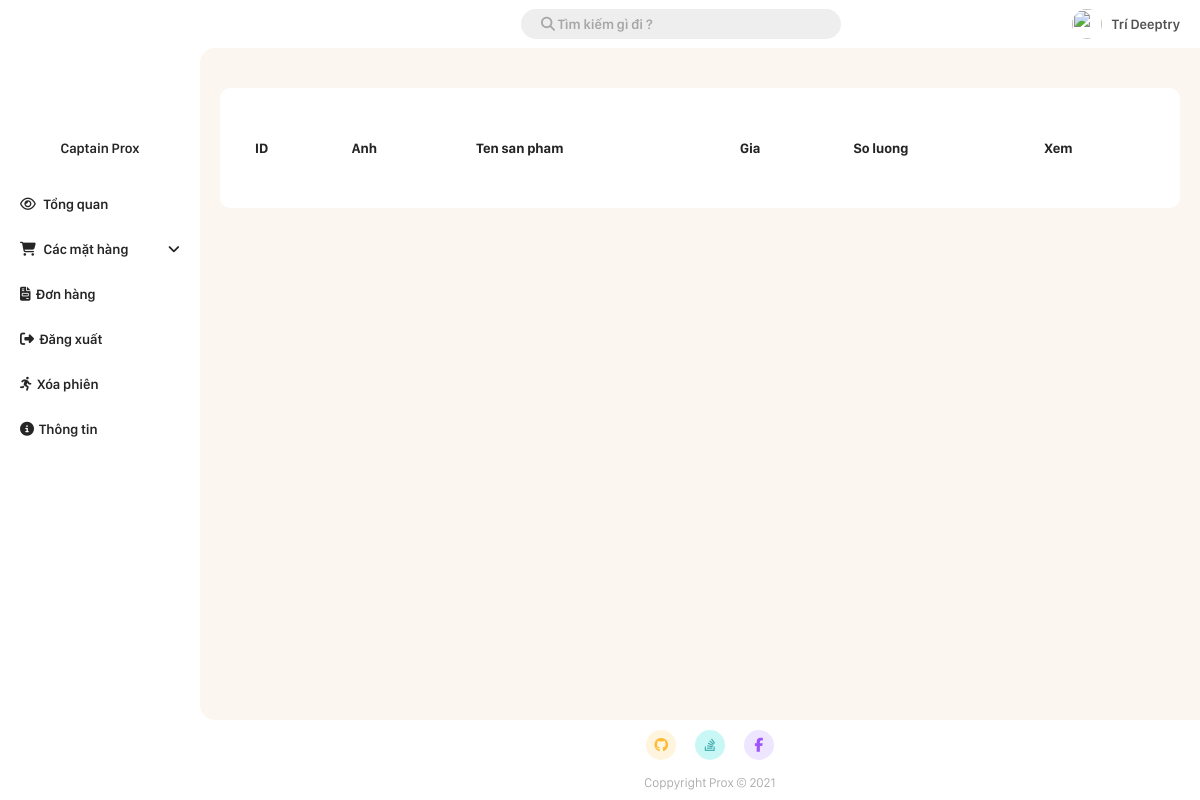
Page /Admin/view-infomation/manufacturer-info.php?id=3 (signed in) on the earlier database version.
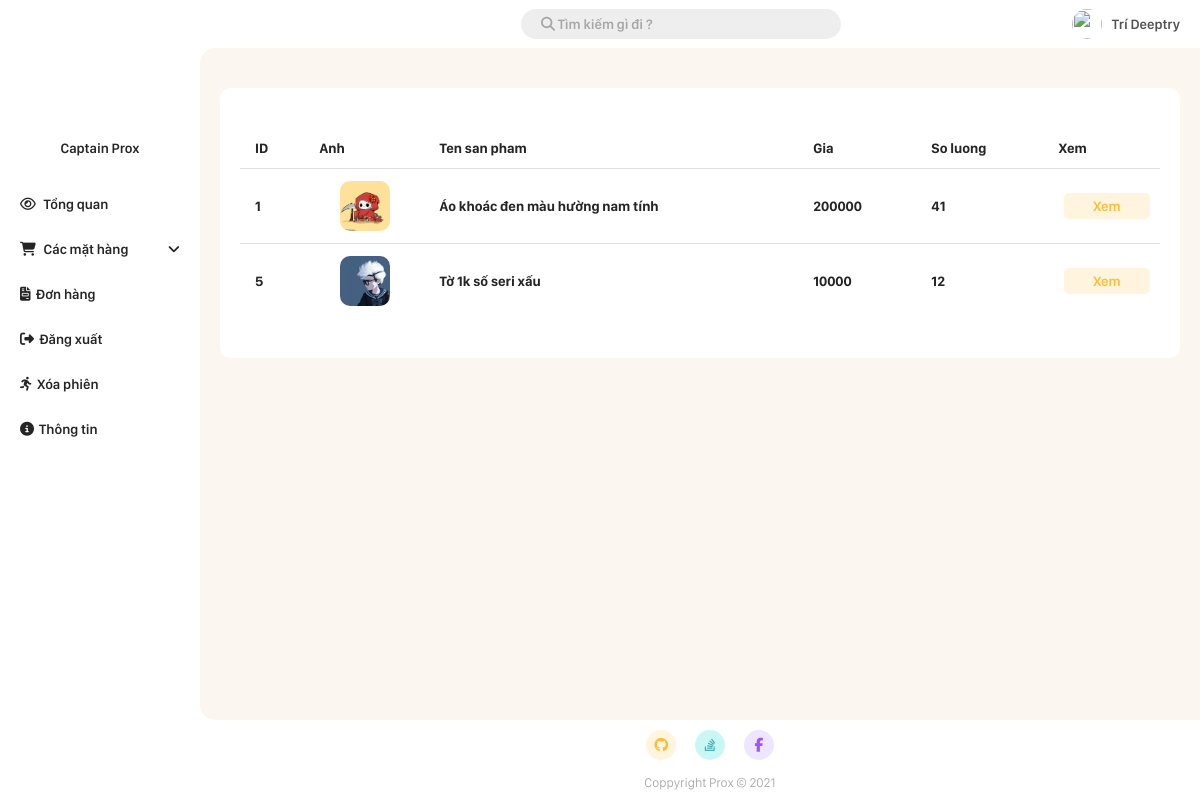
Same page on the later database version.
### tables this page shows
CREATE TABLE `product` (
  `id` int(11) NOT NULL,
  `name` varchar(50) NOT NULL,
  `description` text NOT NULL,
  `image` text NOT NULL,
  `cost` double NOT NULL,
  `quantity` int(11) NOT NULL,
  `manufacturer_id` int(11) NOT NULL,
  `sold` int(11) NOT NULL DEFAULT '0',
  `type_id` int(11) NOT NULL DEFAULT '1'
);

### Admin/view-infomation/manufacturer-info.php (the view, shortened to what this page needs)
<!DOCTYPE html>
<html lang="en">
<head>
    <link rel="stylesheet" href="../CSS/style.css?v=2.2">
</head>
<body>
    <?php
        require_once '../root/connect.php';
        $id = $_GET['id'];
        $query = "SELECT * FROM product WHERE manufacturer_id = '$id'";
        $result = mysqli_query($connect, $query);
    ?>
        <div class="grid-container">
            <div class="container-header">
                <?php require_once "../root/navbar.php"; ?>
            </div>
            <div class="container-menu">
                <?php require_once "../root/sidebar_folder.php"; ?>
            </div>
            <div class="container-main">
                <div class="content-container">
                    <table class="styled-table">
                        <thead>
                            <tr>
                                <th>
                                    ID
                                </th>
                                <th>
                                    Anh
                                </th>
                                <th>
                                    Ten san pham
                                </th>
                                <th>
                                    Gia
                                </th>
                                <th>
                                    So luong
                                </th>
                                <th>
                                    Xem
                                </th>
                            </tr>
                        </thead>
                        <tbody>
                            <?php foreach($result as $product){ ?>
                                <tr>
                                    <th><?= $product['id']; ?></th>
                                    <th><img src="../photos/<?= $product['image']; ?>" alt="" class="cover-image"></th>
                                    <th><?= $product['name']; ?></th>
                                    <th><?= $product['cost']; ?></th>
                                    <th><?= $product['quantity']; ?></th>
                                    <th><a class="link-button" href="item-information.php?id=<?= $product['id']; ?>">Xem</a></th>
                                </tr>
                            <?php } ?>
                        </tbody>
                    </table>
                </div>
            </div>
            <div class="container-footer">
                <?php require_once "../root/footer.php"; ?>
            </div>
        </div>
</body>
</html>

Differences in the rows shown:
now on this page (row edited): product: id "1", image (picture), name "Áo khoác đen màu hường nam tính", cost "200000", quantity "41"
added product: id "5", image (picture), name "Tờ 1k số seri xấu", cost "10000", quantity "12"
